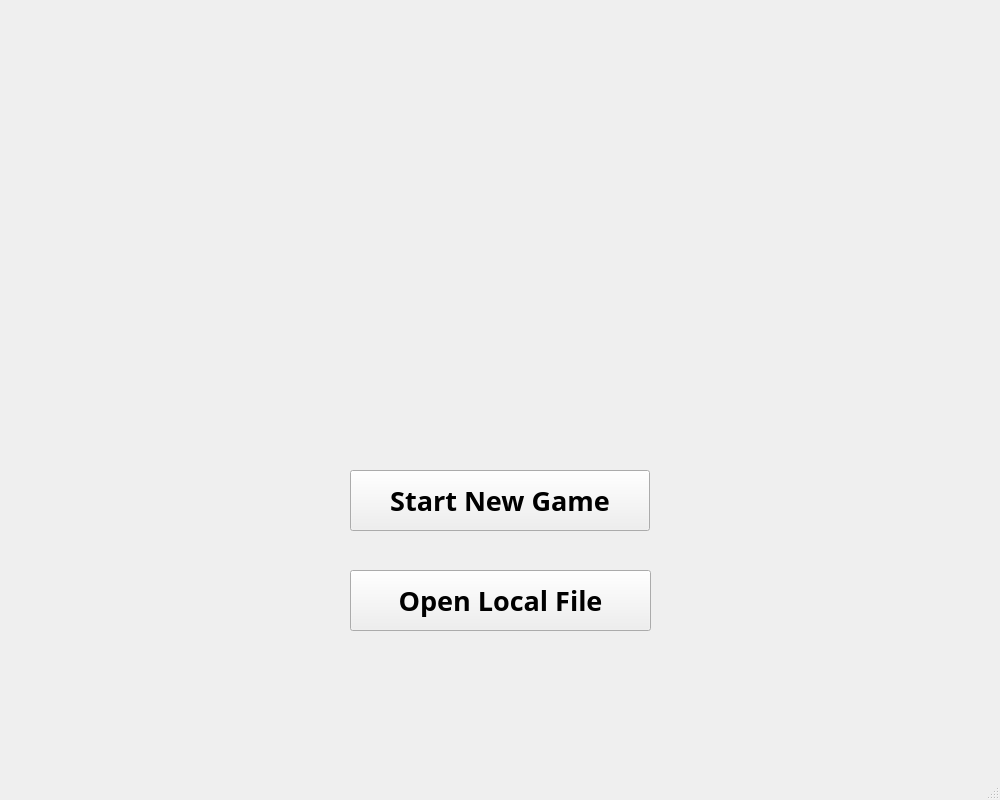
<?xml version="1.0" encoding="UTF-8"?>
<ui version="4.0">
 <class>MainScene</class>
 <widget class="QMainWindow" name="MainScene">
  <property name="geometry">
   <rect>
    <x>0</x>
    <y>0</y>
    <width>1000</width>
    <height>800</height>
   </rect>
  </property>
  <property name="windowTitle">
   <string>Welcome to Shapez (By Zhu Yh)</string>
  </property>
  <property name="windowIcon">
   <iconset resource="res.qrc">
    <normaloff>:/images/resource/images/starticon.jpg</normaloff>:/images/resource/images/starticon.jpg</iconset>
  </property>
  <widget class="QWidget" name="centralwidget">
   <widget class="QLabel" name="label">
    <property name="geometry">
     <rect>
      <x>10</x>
      <y>0</y>
      <width>1000</width>
      <height>800</height>
     </rect>
    </property>
    <property name="layoutDirection">
     <enum>Qt::LayoutDirection::LeftToRight</enum>
    </property>
    <property name="autoFillBackground">
     <bool>false</bool>
    </property>
    <property name="styleSheet">
     <string notr="true">image: url(:/images/resource/images/shapez.jpg);</string>
    </property>
    <property name="text">
     <string/>
    </property>
   </widget>
   <widget class="QPushButton" name="pushButton">
    <property name="geometry">
     <rect>
      <x>350</x>
      <y>470</y>
      <width>300</width>
      <height>61</height>
     </rect>
    </property>
    <property name="font">
     <font>
      <family>IQYHT</family>
      <pointsize>20</pointsize>
      <bold>true</bold>
      <underline>false</underline>
     </font>
    </property>
    <property name="text">
     <string>Start New Game</string>
    </property>
   </widget>
   <widget class="QPushButton" name="pushButton_2">
    <property name="geometry">
     <rect>
      <x>350</x>
      <y>570</y>
      <width>301</width>
      <height>61</height>
     </rect>
    </property>
    <property name="font">
     <font>
      <family>IQYHT</family>
      <pointsize>20</pointsize>
      <bold>true</bold>
     </font>
    </property>
    <property name="text">
     <string>Open Local File</string>
    </property>
   </widget>
  </widget>
  <widget class="QMenuBar" name="menubar">
   <property name="geometry">
    <rect>
     <x>0</x>
     <y>0</y>
     <width>1000</width>
     <height>22</height>
    </rect>
   </property>
  </widget>
  <widget class="QStatusBar" name="statusbar"/>
 </widget>
 <resources>
  <include location="res.qrc"/>
 </resources>
 <connections/>
</ui>
